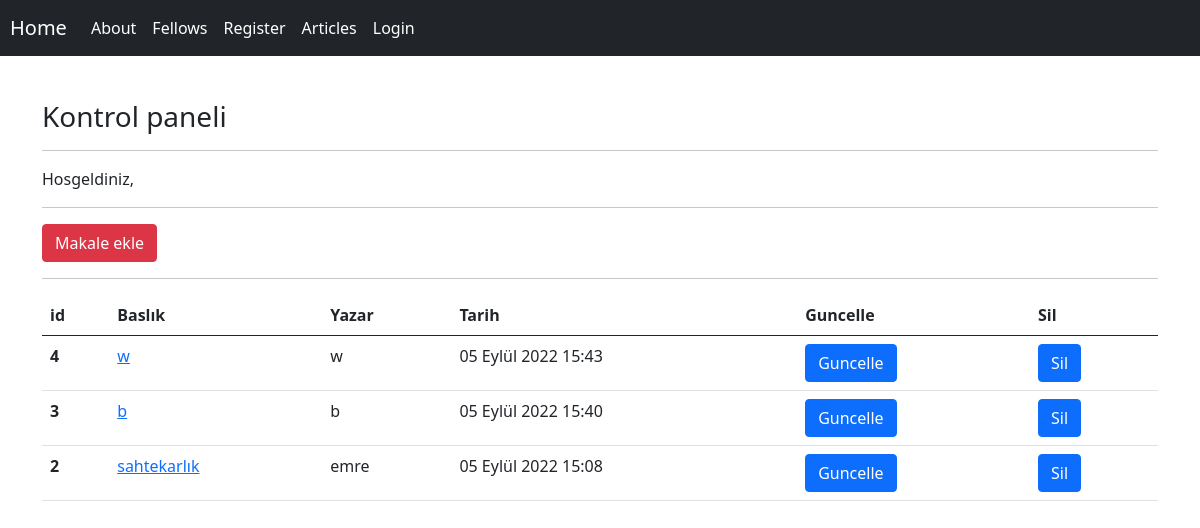
/app_4/dashboard/, run on the app's committed database.
### app_004_blog/models.py (models this page shows, shortened)
class Article(models.Model):
    author = models.CharField(max_length=100,verbose_name="Author")
    title = models.CharField(max_length=100,verbose_name="Title")
    content = models.TextField(max_length=100000,verbose_name="Content")
    created_date=models.DateTimeField(default=datetime.now,blank=True,verbose_name="Created date")
    files = models.FileField(blank=True , null=True , verbose_name="File",upload_to="media/")
    class Meta:
        ordering = ['-created_date']

### app_004_blog/views.py (the view)
# urls.py: path("dashboard/",views.dashboard ,name="name_dashboard"),
def dashboard(request):
    articles=Article.objects.all()
    return render(request,"dashboard.html",{"article":articles})

### templates/dashboard.html
{% extends 'layout.html' %}
{% block body %}
    <h3>Kontrol paneli</h3>
    <hr>
    <p>
        Hosgeldiniz, <small> {{request.user.username}}</small>
    </p>
    <hr>
        <a href="{% url 'app4:name_addarticle' %}" class="btn btn-danger">Makale ekle</a>
    <hr>
    {% if article %}
        <table class="table">
            <thead>
            <tr>
                <th scope="col">id</th>
                <th scope="col">Baslık</th>
                <th scope="col">Yazar</th>
                <th scope="col">Tarih</th>
                <th scope="col">Guncelle</th>
                <th scope="col">Sil</th>
            </tr>
            </thead>
            <tbody>
                {% for item in article %}
                    <tr>
                        <th scope="row">{{item.id}}</th>
                        <td>  <a href="/app_4/detail/{{item.id}}">{{item.title}} </a>  </td>
                        <td>{{item.author}}</td>
                        <td>{{item.created_date}}</td>
                        <td> <a href="{% url 'app4:name_updatearticle'   item.id  %}" class="btn btn-primary" >Guncelle</a> </td>
                        <td> <a href="{% url 'app4:name_deletearticle'  item.id  %}" class="btn btn-primary">Sil</a>
                    </tr>
                {% endfor %}
            </tbody>
        </table>
    {% else %}
        <div class="alert alert-danger">böyle bir makaleniz bulunmuyor.</div>
    {% endif %}
{% endblock %}

### data on the page
Article: id "4", title "w", author "w", created_date "05 Eylül 2022 15:43"
Article: id "3", title "b", author "b", created_date "05 Eylül 2022 15:40"
Article: id "2", title "sahtekarlık", author "emre", created_date "05 Eylül 2022 15:08"
